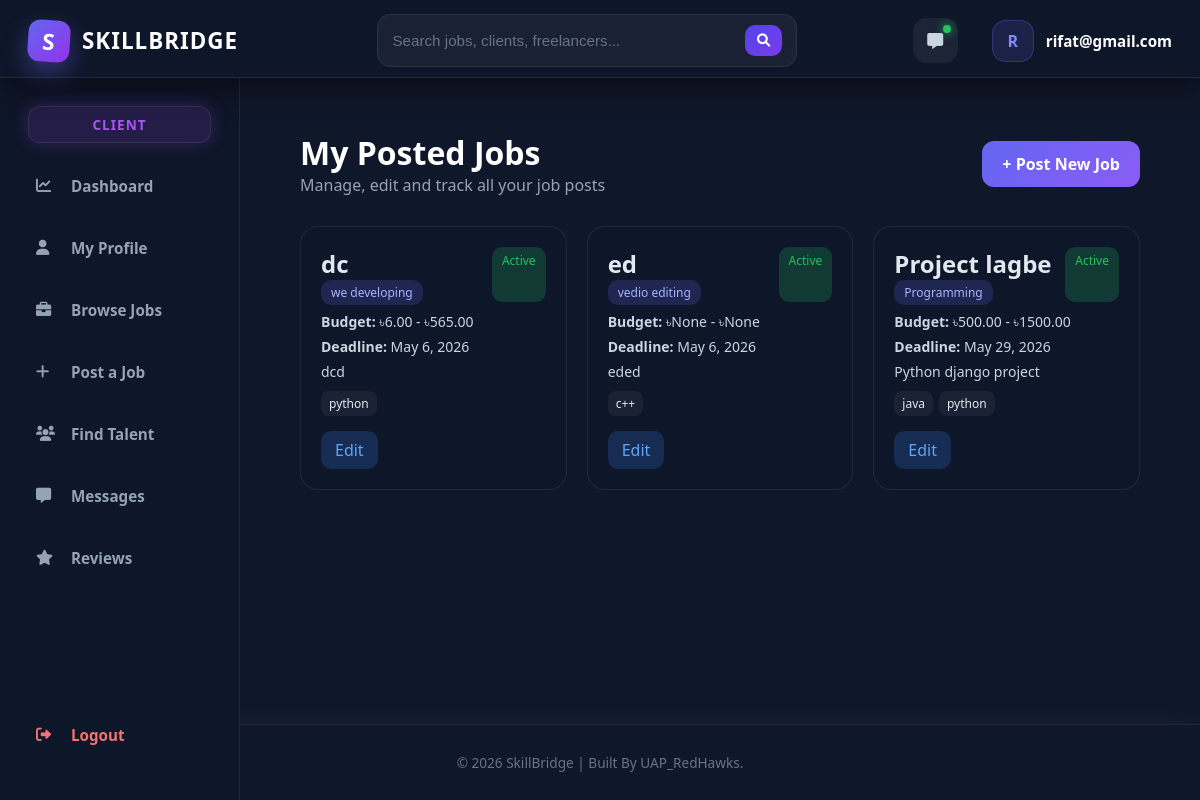
The app's page /jobs/my-jobs/ (signed in) with its own data.
### jobs/models.py (models this page shows, shortened)
class Job(models.Model):
    EXPERIENCE_LEVEL_CHOICES = (
        ('entry', 'Entry Level'),
        ('intermediate', 'Intermediate'),
        ('expert', 'Expert'),
    )
    JOB_TYPE_CHOICES = (
        ('full_time', 'Full Time'),
        ('part_time', 'Part Time'),
        ('remote', 'Remote'),
        ('contract', 'Contract'),
    )
    client = models.ForeignKey(
        User,
        on_delete=models.CASCADE,
        related_name='posted_jobs'
    )
    title = models.CharField(max_length=255)
    description = models.TextField()
    category = models.ForeignKey(
        JobCategory,
        on_delete=models.SET_NULL,
        null=True,
        blank=True
    )
    skills_required = models.ManyToManyField(Skill, blank=True)
    experience_level = models.CharField(
        max_length=20,
        choices=EXPERIENCE_LEVEL_CHOICES,
        default='entry'
    )
    job_type = models.CharField(
        max_length=20,
        choices=JOB_TYPE_CHOICES,
        default='remote'
    )
    budget_min = models.DecimalField(
        max_digits=10,
        decimal_places=2,
        null=True,
        blank=True
    )
    budget_max = models.DecimalField(
        max_digits=10,
        decimal_places=2,
        null=True,
        blank=True
    )
    deadline = models.DateField(null=True, blank=True)
    is_active = models.BooleanField(default=True)
    created_at = models.DateTimeField(auto_now_add=True)

class JobCategory(models.Model):
    name = models.CharField(max_length=100)

class Skill(models.Model):
    name = models.CharField(max_length=100)

### jobs/views.py (the view)
# urls.py: path('my-jobs/', views.client_jobs, name='client_jobs'),
@login_required
def client_jobs(request):
    jobs = Job.objects.filter(client=request.user).order_by('-created_at')
    return render(request, 'jobs/client_jobs.html', {
        'jobs': jobs
    })

### templates/jobs/client_jobs.html (shortened to what this page needs)
{% extends 'core/base.html' %}
{% load static %}
{% block extra_css %}
<link rel="stylesheet" href="{% static 'css/jobs/client_jobs.css' %}">
{% endblock %}
{% block content %}
<div class="page">
    <div class="header">
        <div>
            <h1>My Posted Jobs</h1>
            <p>Manage, edit and track all your job posts</p>
        </div>
        <a href="{% url 'post_job' %}" class="btn">
            + Post New Job
        </a>
    </div>
    <div class="grid">
        {% for job in jobs %}
        <div class="card">
            <div class="top">
                <div>
                    <h2>{{ job.title }}</h2>
                    <span class="category">{{ job.category.name }}</span>
                </div>
                {% if job.is_active %}
                    <span class="status active">Active</span>
                {% else %}
                    <span class="status closed">Closed</span>
                {% endif %}
            </div>
            <div class="info">
                <p><b>Budget:</b> ৳{{ job.budget_min }} - ৳{{ job.budget_max }}</p>
                <p><b>Deadline:</b> {{ job.deadline }}</p>
                <p class="desc">
                    {{ job.description|truncatewords:25 }}
                </p>
            </div>
            <div class="skills">
                {% for skill in job.skills_required.all %}
                    <span>{{ skill.name }}</span>
                {% endfor %}
            </div>
            <div class="actions">
                <a href="{% url 'edit_job' job.id %}" class="edit">Edit</a>
            </div>
        </div>
        {% empty %}
        <div class="empty">
            No jobs posted yet.
        </div>
        {% endfor %}
    </div>
</div>
{% endblock %}

### templates/core/base.html (shortened to what this page needs)
{% load static %}
<!DOCTYPE html>
<html lang="en">
  <head>
    <link rel="stylesheet" href="https://cdnjs.cloudflare.com/ajax/libs/font-awesome/6.0.0/css/all.min.css" />
    <link rel="stylesheet" href="{% static 'css/core/base.css' %}" />
    {% block extra_css %}
    {% endblock %}
  </head>
  <body>
    <nav class="navbar">
      <div class="nav-container">
        <div class="nav-left">
          <a href="/" class="brand-logo"><div class="logo-box">S</div>SKILLBRIDGE</a>
          {% if user.is_authenticated %}
            <div class="nav-search">
              <form method="GET" action="{% url 'search' %}" class="search-form">
                <input type="text" name="q" placeholder="Search jobs, clients, freelancers..." />
                <button type="submit"><i class="fas fa-search"></i></button>
              </form>
            </div>
          {% endif %}
        </div>
        <div class="nav-right">
          {% if user.is_authenticated %}
            <a href="#" class="message-btn"><i class="fas fa-message"></i></a>
            <div class="user-info">
              <div class="user-avatar">{{ user.username.0|upper }}</div>
              <span class="user-name">{{ user.username }}</span>
            </div>
          {% else %}
            <div class="auth-desktop">
              <a href="{% url 'login' %}" class="btn-login">Login</a>
              <a href="{% url 'signup' %}" class="btn-signup">Sign Up</a>
            </div>
          {% endif %}
        </div>
      </div>
    </nav>
    {% if user.is_authenticated %}
      <div class="dashboard-layout">
        {% with current=request.path %}
          <aside class="sidebar">
            {% if request.session.role == 'freelancer' %}
              <div class="role-badge freelancer">Freelancer</div>
              <a href="{% url 'freelencerdashboard' %}" class="sidebar-item {% if request.resolver_match.url_name == 'freelencerdashboard' %}active{% endif %}"><i class="fas fa-chart-line"></i>Dashboard</a>
              <a href="{% url 'freelancerprofile' %}" class="sidebar-item {% if request.resolver_match.url_name == 'freelancerprofile' %}active{% endif %}"><i class="fas fa-user"></i>My Profile</a>
              <a href="{% url 'job_list' %}" class="sidebar-item {% if request.resolver_match.url_name == 'job_list' %}active{% endif %}"><i class="fas fa-briefcase"></i>Browse Jobs</a>
              <a href="{% url 'my_applications' %}" class="sidebar-item {% if request.resolver_match.url_name == 'my_applications' %}active{% endif %}"><i class="fas fa-file"></i>My Applications</a>
              <a href="{% url 'saved_jobs' %}" class="sidebar-item {% if request.resolver_match.url_name == 'saved_jobs' %}active{% endif %}"><i class="fas fa-bookmark"></i>Saved Jobs</a>
              <a href="#" class="sidebar-item"><i class="fas fa-message"></i>Messages</a>
              <a href="{% url 'frereview' %}" class="sidebar-item {% if request.resolver_match.url_name == 'frereview' %}active{% endif %}"><i class="fas fa-star"></i>Reviews</a>
            {% else %}
              <div class="role-badge client">Client</div>
              <a href="{% url 'clientdashboard' %}" class="sidebar-item {% if request.resolver_match.url_name == 'clientdashboard' %}active{% endif %}"><i class="fas fa-chart-line"></i>Dashboard</a>
              <a href="{% url 'clientprofile' %}" class="sidebar-item {% if request.resolver_match.url_name == 'clientprofile' %}active{% endif %}"><i class="fas fa-user"></i>My Profile</a>
              <a href="{% url 'job_list' %}" class="sidebar-item {% if request.resolver_match.url_name == 'job_list' %}active{% endif %}"><i class="fas fa-briefcase"></i>Browse Jobs</a>
              <a href="{% url 'post_job' %}" class="sidebar-item {% if request.resolver_match.url_name == 'post_job' %}active{% endif %}"><i class="fas fa-plus"></i>Post a Job</a>
              <a href="{% url 'findtalents' %}" class="sidebar-item {% if request.resolver_match.url_name == 'findtalents' %}active{% endif %}"><i class="fas fa-users"></i>Find Talent</a>
              <a href="#" class="sidebar-item"><i class="fas fa-message"></i>Messages</a>
              <a href="{% url 'frereview' %}" class="sidebar-item {% if request.resolver_match.url_name == 'frereview' %}active{% endif %}"><i class="fas fa-star"></i> Reviews</a>
            {% endif %}
            <a href="{% url 'logout' %}" class="sidebar-item logout-sidebar"><i class="fas fa-right-from-bracket"></i>Logout</a>
          </aside>
        {% endwith %}
        <main class="dashboard-content">
          {% block content %}
          {% endblock %}
        </main>
      </div>
    {% else %}
      <main class="main-wrapper">
        {% block guest_content %}
        {% endblock %}
      </main>
    {% endif %}
    <footer class="footer">
      <div class="footer-content">&copy; 2026 SkillBridge | Built By UAP_RedHawks.</div>
    </footer>
  </body>
</html>

### static/css/jobs/client_jobs.css (style rules this page uses)
.page { padding: 30px; }
.header { display: flex; justify-content: space-between; align-items: center; margin-bottom: 30px; }
.header h1 { color: white; }
.header p { color: #94a3b8; }
.btn { padding: 12px 20px; background: linear-gradient(135deg, #6366f1, #8b5cf6); color: white; border-radius: 12px; text-decoration: none; font-weight: 700; }
.grid { display: grid; grid-template-columns: repeat(3, 1fr); gap: 20px; }
.card { background: rgba(15, 23, 42, 0.95); border: 1px solid rgba(255,255,255,0.08); border-radius: 18px; padding: 20px; transition: 0.3s; }
.top { display: flex; justify-content: space-between; margin-bottom: 10px; }
.category { font-size: 12px; padding: 4px 10px; background: rgba(99,102,241,0.2); border-radius: 10px; color: #a5b4fc; }
.status { font-size: 12px; padding: 5px 10px; border-radius: 10px; }
.status.active { background: rgba(34,197,94,0.2); color: #22c55e; }
.info p { color: #cbd5e1; font-size: 14px; margin: 6px 0; }
.desc { color: #94a3b8; }
.skills { margin-top: 10px; display: flex; flex-wrap: wrap; gap: 6px; }
.skills span { font-size: 12px; padding: 4px 8px; background: rgba(255,255,255,0.05); border-radius: 8px; color: #e2e8f0; }
.actions { margin-top: 15px; }
.edit { display: inline-block; padding: 8px 14px; background: rgba(59,130,246,0.2); color: #60a5fa; border-radius: 10px; text-decoration: none; }

### records on screen
Job: title "dc", category.name "we developing", is_active "Active", budget_min "6.00", budget_max "565.00", deadline "May 6, 2026", description "dcd"
Skill: name "python"
Job: title "ed", category.name "vedio editing", is_active "Active", budget_min "None", budget_max "None", deadline "May 6, 2026", description "eded"
Skill: name "c++"
Job: title "Project lagbe", category.name "Programming", is_active "Active", budget_min "500.00", budget_max "1500.00", deadline "May 29, 2026", description "Python django project"
Skill: name "java"

### other values on screen
{{ user.username.0|upper }} "R"
{{ user.username }} "rifat@gmail.com"
